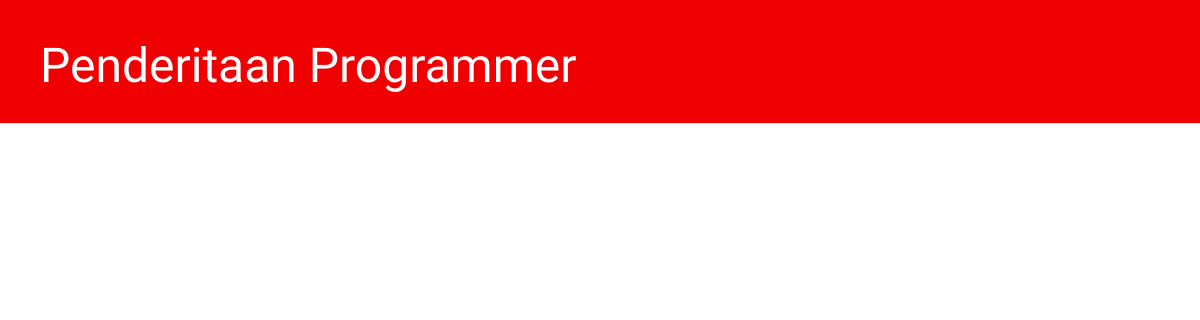
The app's page /, older data.
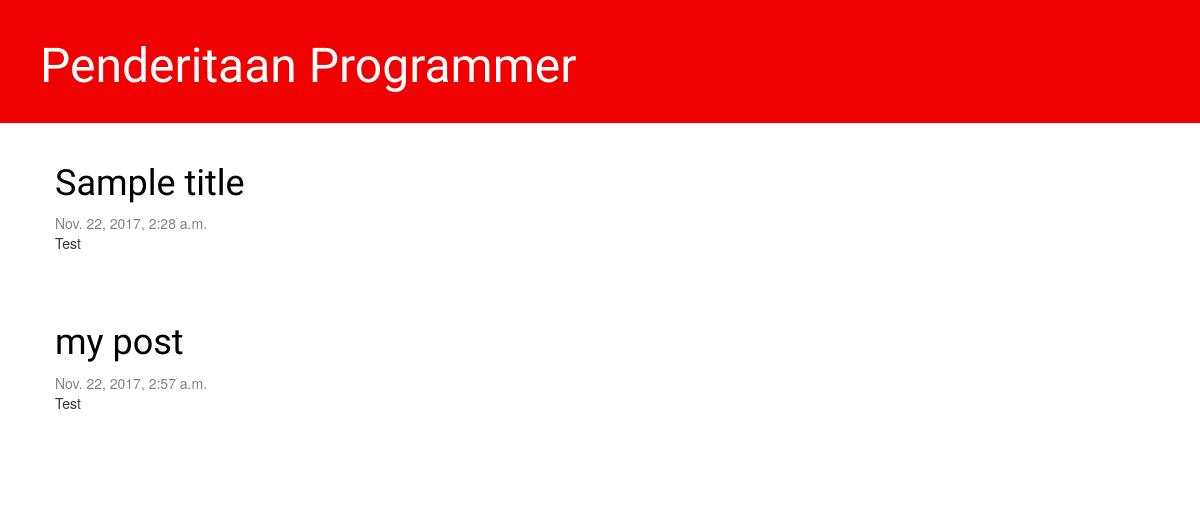
The same page, newer data.
### blog/models.py (models this page shows, shortened)
class Post(models.Model):
    author = models.ForeignKey('auth.User')
    title = models.CharField(max_length=200)
    text = models.TextField()
    created_date = models.DateTimeField(
            default=timezone.now)
    published_date = models.DateTimeField(
            blank=True, null=True)

### blog/views.py (the view)
# urls.py: url(r'^$', views.post_list, name='post_list'),
def post_list(request):
    posts = Post.objects.filter(published_date__lte=timezone.now()).order_by('published_date')
    return render(request, 'blog/post_list.html', {'posts': posts})

### blog/templates/blog/post_list.html
{% extends 'blog/base.html' %}
{% block content %}
    {% for post in posts %}
        <div class="post">
        	<h1><a href="{% url 'post_detail' pk=post.pk %}">{{ post.title }}</a></h1>
            <div class="date">
                {{ post.published_date }}
            </div>
            <p>{{ post.text|linebreaksbr }}</p>
        </div>
    {% endfor %}
{% endblock %}

Row changes from the older to the newer data that the page shows:
added Post: title "Sample title", published_date "Nov. 22, 2017, 2:28 a.m.", text "Test"
added Post: title "my post", published_date "Nov. 22, 2017, 2:57 a.m.", text "Test"
